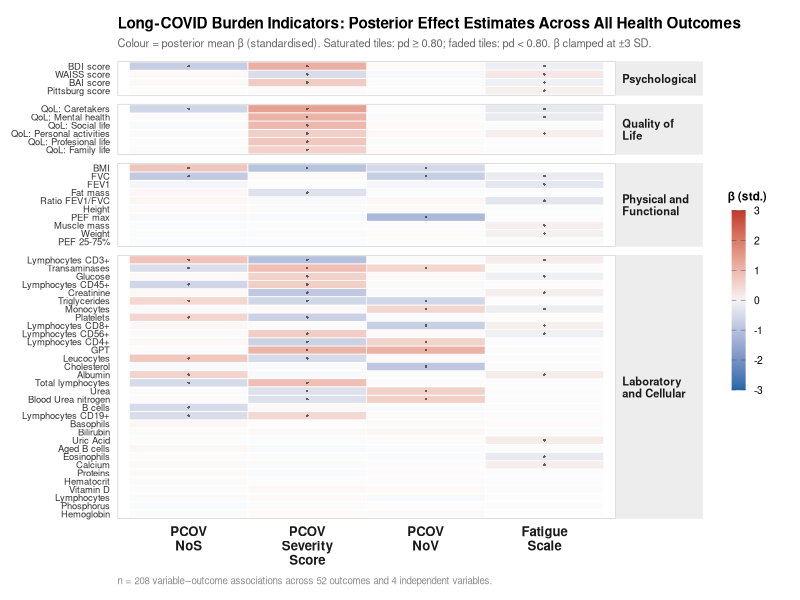
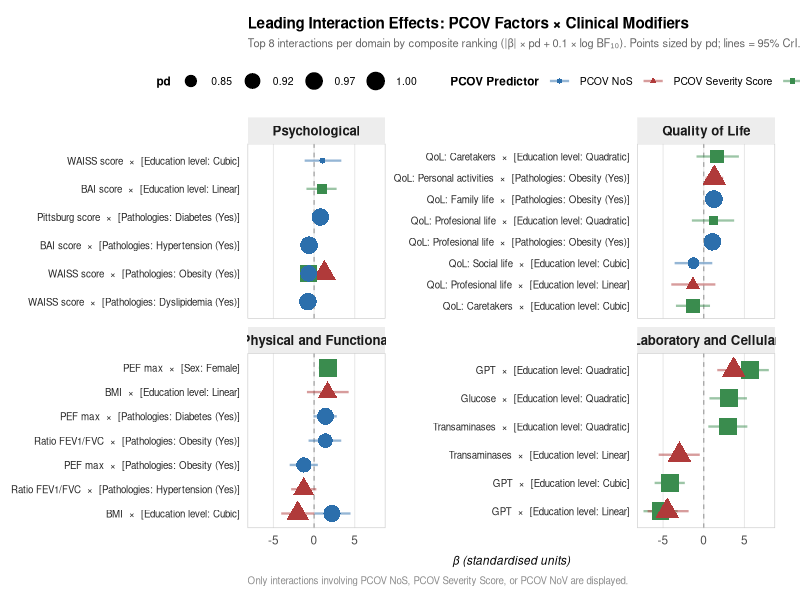

The R script that drew these images, in order:
## ---- chunk 1
#| label: setup
#| include: false

library(data.table)
library(knitr)
library(kableExtra)
library(ggplot2)
library(scales)

# ── Helper: parse credible interval bounds from "[lower, upper]" strings ──
parse_ci <- function(dt) {
  dt <- copy(dt)
  dt[, ci_lower := as.numeric(sub("\\[([^,]+),.*",    "\\1", ci))]
  dt[, ci_upper := as.numeric(sub(".*,\\s*([^]]+)\\]","\\1", ci))]
  dt
}

# Load model summaries
all_params  <- fread("../output/model_summaries.csv")
signif_params <- fread("../output/model_summaries_signif.csv")

all_params    <- parse_ci(all_params)
signif_params <- parse_ci(signif_params)

# ── Response → primary domain lookup (used by both figures) ───────────────
psych_resp <- c("BAI score","BDI score","Pittsburg score","WAISS score")
qol_resp   <- c("QoL: Caretakers","QoL: Family life","QoL: Social life",
                "QoL: Profesional life","QoL: Mental health","QoL: Personal activities")
phys_resp  <- c("FEV1","FVC","Ratio FEV1/FVC","PEF 25-75%","PEF max",
                "BMI","Fat mass","Muscle mass","Weight","Height")

domain_levels <- c("Psychological","Quality of Life",
                   "Physical and Functional","Laboratory and Cellular")

domain_palette <- c(
  "Psychological"           = "#2C6FAC",
  "Quality of Life"         = "#E07B2E",
  "Physical and Functional" = "#3A8C4E",
  "Laboratory and Cellular" = "#B03A3A"
)

assign_domain <- function(resp) {
  data.table::fcase(
    resp %in% psych_resp, "Psychological",
    resp %in% qol_resp,   "Quality of Life",
    resp %in% phys_resp,  "Physical and Functional",
    default = "Laboratory and Cellular"
  )
}

# Helper: retrieve a single label for inline reporting
get_label <- function(data = all_params, area_val, response_val, var_val) {
  row <- data[area == area_val & response == response_val & var == var_val]
  if (nrow(row) == 0) return("[result not found]")
  row$label[1]
}

# Helper: make a compact results table for a given area/response combo
make_table <- function(data = signif_params, area_val, response_val,
                       caption = NULL) {
  dt <- data[area == area_val & response == response_val,
             .(Predictor = var, Estimate = estimate, `95% CI` = ci,
               pd, ps, `BF~10~` = bf)]
  if (nrow(dt) == 0) return(invisible(NULL))
  kable(dt, digits = 2, caption = caption,
        col.names = c("Predictor", "β", "95% CI", "pd", "ps", "BF₁₀")) |>
    kable_styling(bootstrap_options = c("striped", "hover", "condensed"),
                  full_width = FALSE, font_size = 11)
}

# Helper: multi-response table for an entire area
make_area_table <- function(data = signif_params, area_val,
                             caption = NULL) {
  dt <- data[area == area_val,
             .(Outcome = response, Predictor = var,
               β = estimate, `95% CI` = ci,
               pd, ps, BF10 = bf)]
  setorder(dt, Outcome, -pd)
  kable(dt, digits = 2, caption = caption) |>
    kable_styling(bootstrap_options = c("striped", "hover", "condensed"),
                  full_width = TRUE, font_size = 10) |>
    collapse_rows(columns = 1, valign = "top")
}

# Convenience: extract scalar values
get_est <- function(data = all_params, area_val, response_val, var_val) {
  row <- data[area == area_val & response == response_val & var == var_val]
  if (nrow(row) == 0) return(NA_real_)
  row$estimate[1]
}
get_pd <- function(data = all_params, area_val, response_val, var_val) {
  row <- data[area == area_val & response == response_val & var == var_val]
  if (nrow(row) == 0) return(NA_real_)
  row$pd[1]
}
## ---- chunk 2
#| include: false
n_total    <- nrow(all_params)
n_signif   <- nrow(signif_params)
n_domains  <- length(unique(all_params$area))
n_outcomes <- length(unique(all_params$response))
n_lab_resp <- length(unique(all_params[area == "Laboratory and Cellular", response]))
## ---- chunk 3
#| label: fig-overview
#| fig-cap: "**Overview of posterior effects of the four primary long-COVID factors across all 52 outcomes.** Colour encodes the posterior mean $\\beta$ in standardised units (blue = negative association; red = positive association). Fully saturated tiles indicate parameters meeting the credibility threshold (pd ≥ 0.80); faded tiles represent parameters below that threshold. Outcomes are grouped by health domain and sorted within each domain by mean pd. All 208 variable–outcome combinations are displayed."
#| fig-width: 8
#| fig-height: 10
#| fig-dpi: 400
#| fig-pos: "H"

main_vars  <- c("[PCOV NoS]","[PCOV Severity Score]","[PCOV NoV]","[Fatigue scale]")
var_labels <- c("PCOV\nNoS","PCOV\nSeverity\nScore","PCOV\nNoV","Fatigue\nScale")

fig1_dat <- all_params[var %in% main_vars,
                        .(area, response, var, estimate, pd, ci)]
fig1_dat[, primary_domain := assign_domain(response)]
fig1_dat[, signif := pd >= 0.80]

# Deduplicate: one row per (response, var), keeping highest pd
setorder(fig1_dat, response, var, -pd)
fig1_dat <- unique(fig1_dat, by = c("response","var"))

# Clamp extreme estimates for colour scale legibility
fig1_dat[, est_clamped := pmin(pmax(estimate, -3), 3)]

# Factor ordering: domain first, then mean pd within domain
resp_ord <- fig1_dat[, .(domain = primary_domain[1],
                          mean_pd = mean(pd, na.rm = TRUE)), by = response]
setorder(resp_ord, domain, mean_pd)
fig1_dat[, response := factor(response, levels = resp_ord$response)]
fig1_dat[, var_f    := factor(var, levels = main_vars, labels = var_labels)]
fig1_dat[, primary_domain := factor(primary_domain, levels = domain_levels)]

ggplot(fig1_dat, aes(x = var_f, y = response)) +
  # Non-significant tiles: faded
  geom_tile(data = fig1_dat[signif == FALSE],
            aes(fill = est_clamped),
            alpha = 0.22, color = "white", linewidth = 0.25) +
  # Significant tiles: fully opaque
  geom_tile(data = fig1_dat[signif == TRUE],
            aes(fill = est_clamped),
            alpha = 1.00, color = "white", linewidth = 0.25) +
  # Small marker on significant tiles
  geom_point(data = fig1_dat[signif == TRUE],
             color = "grey15", size = 0.55, alpha = 0.7, shape = 16) +
  scale_fill_gradient2(
    low      = "#2166AC",
    mid      = "#F5F5F5",
    high     = "#C0392B",
    midpoint = 0,
    limits   = c(-3, 3),
    oob      = scales::squish,
    name     = "β (std.)",
    guide    = guide_colorbar(
      barheight = unit(9, "lines"),
      barwidth  = unit(0.7, "lines"),
      title.position = "top",
      title.hjust    = 0.5,
      ticks.colour   = "grey30"
    )
  ) +
  facet_grid(primary_domain ~ .,
             scales   = "free_y",
             space    = "free_y",
             labeller = labeller(primary_domain = label_wrap_gen(14))) +
  labs(
    title    = "Long-COVID Burden Indicators: Posterior Effect Estimates Across All Health Outcomes",
    subtitle = paste0("Colour = posterior mean \u03b2 (standardised). Saturated tiles: pd \u2265 0.80; ",
                      "faded tiles: pd < 0.80. \u03b2 clamped at \u00b13 SD."),
    x        = NULL,
    y        = NULL,
    caption  = "n = 208 variable\u2013outcome associations across 52 outcomes and 4 independent variables."
  ) +
  theme_minimal(base_size = 12) +
  theme(
    strip.text.y     = element_text(size = 8, face = "bold",
                                    angle = 0, hjust = 0, vjust = 0.5),
    axis.text.y      = element_text(size = 6.8,  color = "grey20"),
    axis.text.x      = element_text(size = 9.5,  face = "bold", color = "grey10"),
    panel.grid       = element_blank(),
    legend.position  = "right",
    legend.title     = element_text(size = 8.5, face = "bold"),
    legend.text      = element_text(size = 7.5),
    plot.title       = element_text(size = 11, face = "bold",  margin = margin(b = 4)),
    plot.subtitle    = element_text(size  = 8, color = "grey40", lineheight = 1.35,
                                    margin = margin(b = 8)),
    plot.caption     = element_text(size  = 7, color = "grey55", hjust = 0),
    strip.background = element_rect(fill = "grey93", color = NA),
    panel.border     = element_rect(fill = NA, color = "grey78", linewidth = 0.4),
    plot.background  = element_rect(fill = "white",  color = NA),
    plot.margin      = margin(12, 18, 10, 8)
  )
## ---- chunk 4
#| include: false
psych_sig <- signif_params[area == "Psychological"]
psych_all <- all_params[area == "Psychological"]

# Shortcut label function for this area
pl <- function(resp, var) get_label(all_params, "Psychological", resp, var)

n_psych_sig  <- nrow(psych_sig)
n_psych_resp <- length(unique(psych_sig$response))
## ---- chunk 5
#| label: tbl-psych
#| tbl-cap: "Credible associations (pd ≥ 0.80) in the Psychological domain. $\\beta$: posterior mean (standardised units); 95% CrI: credible interval; pd: probability of direction; ps: probability of significance; BF₁₀: Bayes Factor."

psych_tbl <- psych_sig[, .(
  Outcome   = response,
  Predictor = var,
  𝛽 = estimate,
  `95% CI` = ci,
  pd        = round(pd, 3),
  ps        = round(ps, 3),
  BF10      = round(bf, 2)
)]
setorder(psych_tbl, Outcome, -pd)

kable(psych_tbl, booktabs = TRUE, longtable = TRUE) |>
  kable_styling(bootstrap_options = c("striped","hover","condensed"),
                latex_options     = c("repeat_header"),
                full_width        = TRUE,
                font_size         = 10,
                protect_latex = TRUE) |>
  collapse_rows(columns = 1, valign = "top")
## ---- chunk 6
#| include: false
qol_sig <- signif_params[area == "Quality of Life"]
qol_all <- all_params[area == "Quality of Life"]

ql <- function(resp, var) get_label(all_params, "Quality of Life", resp, var)

n_qol_sig <- nrow(qol_sig)
## ---- chunk 7
#| label: tbl-qol
#| tbl-cap: "Credible associations (pd ≥ 0.80) in the Quality of Life domain. $\\beta$: posterior mean (standardised units); 95% CrI: credible interval; pd: probability of direction; ps: probability of significance; BF₁₀: Bayes Factor."

qol_tbl <- qol_sig[, .(
  Outcome   = response,
  Predictor = var,
  𝛽 = estimate,
  `95% CI` = ci,
  pd        = round(pd, 3),
  ps        = round(ps, 3),
  BF10      = round(bf, 2)
)]
setorder(qol_tbl, Outcome, -pd)

kable(qol_tbl, booktabs = TRUE, longtable = TRUE) |>
  kable_styling(bootstrap_options = c("striped","hover","condensed"),
                latex_options     = c("repeat_header"),
                full_width        = TRUE,
                font_size         = 10,
                protect_latex = TRUE) |>
  collapse_rows(columns = 1, valign = "top")
## ---- chunk 8
#| include: false
phys_sig <- signif_params[area == "Physical and Functional"]
phys_all <- all_params[area == "Physical and Functional"]

ph <- function(resp, var) get_label(all_params, "Physical and Functional", resp, var)

n_phys_sig  <- nrow(phys_sig)
n_phys_resp <- length(unique(phys_sig$response))
## ---- chunk 9
#| label: tbl-phys
#| tbl-cap: "Credible associations (pd ≥ 0.80) in the Physical and Functional domain (spirometry and body composition outcomes only). $\\beta$: posterior mean (standardised units); 95% CrI: credible interval; pd: probability of direction; ps: probability of significance; BF₁₀: Bayes Factor."

phys_outcomes <- c("FEV1","FVC","Ratio FEV1/FVC","PEF 25-75%","PEF max",
                   "BMI","Fat mass","Muscle mass","Weight","Height")

phys_tbl <- phys_sig[response %in% phys_outcomes, .(
  Outcome   = response,
  Predictor = var,
  𝛽 = estimate,
  `95% CI` = ci,
  pd        = round(pd, 3),
  ps        = round(ps, 3),
  BF10      = round(bf, 2)
)]
setorder(phys_tbl, Outcome, -pd)

kable(phys_tbl, booktabs = TRUE, longtable = TRUE) |>
  kable_styling(bootstrap_options = c("striped","hover","condensed"),
                latex_options     = c("repeat_header"),
                full_width        = TRUE,
                font_size         = 10, 
                protect_latex = TRUE) |>
  collapse_rows(columns = 1, valign = "top")
## ---- chunk 10
#| include: false
lab_sig <- signif_params[area == "Laboratory and Cellular"]
lab_all <- all_params[area == "Laboratory and Cellular"]

lb <- function(resp, var) get_label(all_params, "Laboratory and Cellular", resp, var)

n_lab_sig  <- nrow(lab_sig)
n_lab_resp <- length(unique(lab_sig$response))
## ---- chunk 11
#| label: tbl-lab
#| tbl-cap: "Credible associations (pd ≥ 0.80) in the Laboratory and Cellular domain. $\\beta$: posterior mean (standardised units); 95% CrI: credible interval; pd: probability of direction; ps: probability of significance; BF₁₀: Bayes Factor. Results are sorted by outcome and probability of direction."

lab_tbl <- lab_sig[, .(
  Outcome   = response,
  Predictor = var,
  𝛽 = estimate,
  `95% CI` = ci,
  pd        = round(pd, 3),
  ps        = round(ps, 3),
  BF10      = round(bf, 2)
)]
setorder(lab_tbl, Outcome, -pd)

kable(lab_tbl, booktabs = TRUE, longtable = TRUE) |>
  kable_styling(bootstrap_options = c("striped","hover","condensed"),
                latex_options     = c("repeat_header"),
                full_width        = TRUE,
                font_size         = 9,
                protect_latex = TRUE) |>
  collapse_rows(columns = 1, valign = "top")
## ---- chunk 12
#| label: fig-interactions
#| fig-cap: "**Leading interaction effects of PCOV factors with clinical modifiers across all health domains.** Each panel shows the top eight interactions within a domain, ranked by a composite score (|β| × pd + 0.1 × log BF₁₀). Points represent the posterior mean β; horizontal lines span the 95% credible interval. Point shape and colour indicate the PCOV factor involved; point size encodes the probability of direction (pd). The dashed vertical line marks β = 0."
#| fig-width: 10
#| fig-height: 10
#| fig-dpi: 400
#| fig-pos: "H"

inter_dat <- copy(signif_params[grepl(" x ", var, fixed = TRUE)])

# Keep only PCOV-predictor interactions
inter_dat <- inter_dat[var %like% "PCOV"]

# Composite ranking score
inter_dat[, bf_cap := pmin(bf, 500)]
inter_dat[, score  := abs(estimate) * pd + 0.10 * log1p(bf_cap)]

# Top 8 per domain
top_ints <- inter_dat[, .SD[order(-score)][seq_len(min(.N, 8L))], by = area]

# PCOV predictor label
top_ints[, main_pred := fcase(
  var %like% "PCOV NoS",             "PCOV NoS",
  var %like% "PCOV Severity Score",  "PCOV Severity Score",
  var %like% "PCOV NoV",             "PCOV NoV",
  default = "Other"
)]

# Clean modifier: strip the PCOV part, keep the modifier
top_ints[, modifier := var]
top_ints[, modifier := gsub("^\\[PCOV NoS\\] x ",             "", modifier)]
top_ints[, modifier := gsub("^\\[PCOV Severity Score\\] x ", "", modifier)]
top_ints[, modifier := gsub("^\\[PCOV NoV\\] x ",            "", modifier)]

# Row label: response + interaction modifier
top_ints[, row_lbl := paste0(response, "  \u00d7  ", modifier)]

# Domain and predictor factors
top_ints[, area := factor(area, levels = domain_levels)]
top_ints[, main_pred := factor(
  main_pred,
  levels = c("PCOV NoS","PCOV Severity Score","PCOV NoV")
)]

# Order rows within each facet by estimate
top_ints[, row_lbl := factor(
  row_lbl,
  levels = unique(top_ints[order(area, estimate), row_lbl])
)]

# Colour / shape / size scales
pred_pal    <- c("PCOV NoS"            = "#2C6FAC",
                 "PCOV Severity Score" = "#B03A3A",
                 "PCOV NoV"            = "#3A8C4E")
pred_shapes <- c("PCOV NoS"            = 16L,
                 "PCOV Severity Score" = 17L,
                 "PCOV NoV"            = 15L)

top_ints[, ci_upper := as.numeric(gsub("\\[|,.*", "", ci))]
top_ints[, ci_lower := as.numeric(gsub(".*?,\\s*|\\]", "", ci))]

ggplot(top_ints,
       aes(x = estimate, y = row_lbl,
           colour = main_pred, shape = main_pred)) +
  geom_vline(xintercept = 0,
             linetype = "dashed", colour = "grey62", linewidth = 0.4) +
  geom_linerange(aes(xmin = ci_lower, xmax = ci_upper),
                 linewidth = 0.80, alpha = 0.50) +
  geom_point(aes(size = pd), stroke = 0.35) +
  scale_colour_manual(values = pred_pal,    name = "PCOV Predictor") +
  scale_shape_manual(values  = pred_shapes, name = "PCOV Predictor") +
  scale_size_continuous(
    range  = c(1.8, 5.8),
    name   = "pd",
    breaks = c(0.85, 0.92, 0.97, 1.00),
    labels = c("0.85","0.92","0.97","1.00")
  ) +
  facet_wrap(
    ~ area, ncol = 2, scales = "free_y",
    labeller = labeller(area = label_wrap_gen(24))
  ) +
  labs(
    title    = "Leading Interaction Effects: PCOV Factors \u00d7 Clinical Modifiers",
    subtitle = paste0(
      "Top 8 interactions per domain by composite ranking (|\u03b2| \u00d7 pd + 0.1 \u00d7 log BF\u2081\u2080). ",
      "Points sized by pd; lines = 95% CrI."
    ),
    x       = "\u03b2 (standardised units)",
    y       = NULL,
    caption = "Only interactions involving PCOV NoS, PCOV Severity Score, or PCOV NoV are displayed."
  ) +
  theme_minimal(base_size = 12) +
  theme(
    strip.text         = element_text(size = 9.5, face = "bold"),
    axis.text.y        = element_text(size = 7.0, colour = "grey15", lineheight = 1.15),
    axis.text.x        = element_text(size = 8.5),
    axis.title.x       = element_text(size = 8.5, face = "italic",
                                      margin = margin(t = 6)),
    legend.position    = "top",
    
    legend.title       = element_text(size = 8.5, face = "bold"),
    legend.text        = element_text(size = 7.5),
    legend.key.height  = unit(1.15, "lines"),
    legend.spacing.y   = unit(0.3, "lines"),
    panel.grid.major.y = element_blank(),
    panel.grid.minor   = element_blank(),
    panel.grid.major.x = element_line(colour = "grey91", linewidth = 0.35),
    plot.title         = element_text(size = 11, face = "bold",
                                      margin = margin(b = 4)),
    plot.subtitle      = element_text(size  = 8, colour = "grey40",
                                      lineheight = 1.35, margin = margin(b = 8)),
    plot.caption       = element_text(size  = 7, colour = "grey55", hjust = 0),
    strip.background   = element_rect(fill = "grey93", colour = NA),
    panel.border       = element_rect(fill = NA, colour = "grey78", linewidth = 0.4),
    plot.background    = element_rect(fill = "white", colour = NA),
    plot.margin        = margin(12, 18, 10, 8)
  )
